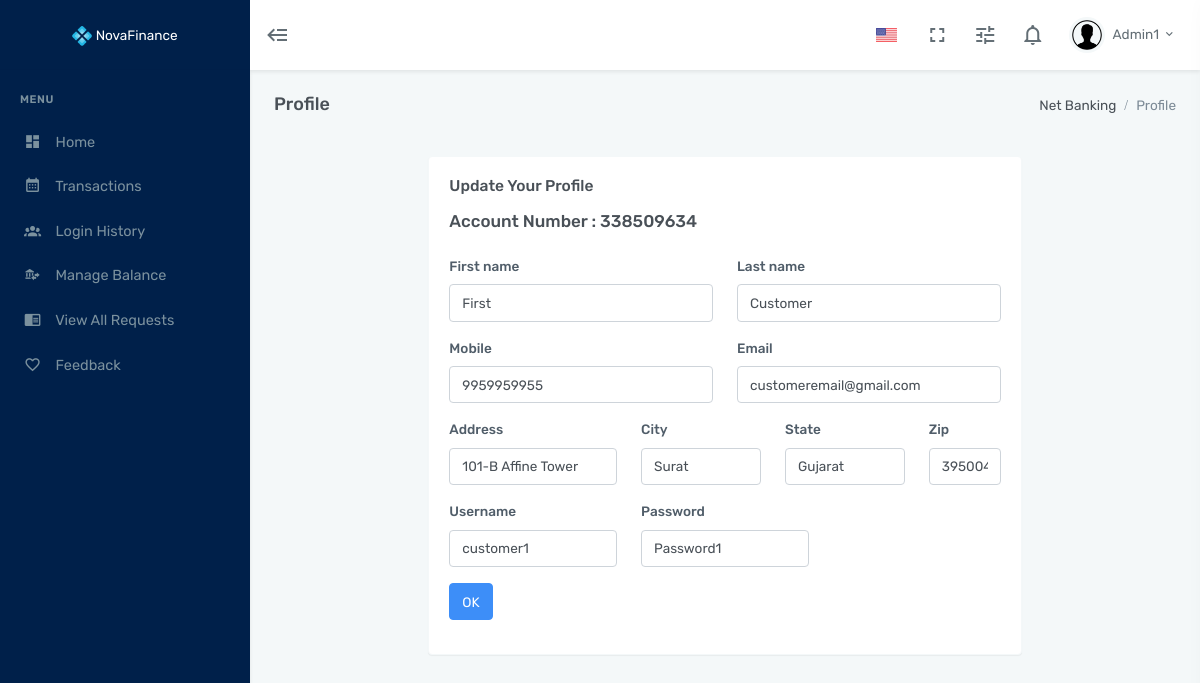
/admin/profile_view.php?account_no=338509634 (signed in), run on the app's committed database.
### tables this page shows
CREATE TABLE `tbl_customer` (
  `account_no` int(9) NOT NULL,
  `full_name` char(100) NOT NULL,
  `gender` char(10) NOT NULL,
  `birth_date` date NOT NULL,
  `mobile` char(15) NOT NULL,
  `email` char(100) NOT NULL,
  `passport` char(100) NOT NULL
);

CREATE TABLE `tbl_address` (
  `account_no` int(9) NOT NULL,
  `home_address` varchar(100) NOT NULL,
  `country` varchar(100) NOT NULL,
  `city` char(25) NOT NULL,
  `state` char(25) NOT NULL,
  `pincode` int(6) NOT NULL
);

CREATE TABLE `tbl_account` (
  `account_no` int(9) NOT NULL,
  `username` char(25) NOT NULL,
  `password` char(25) NOT NULL,
  `transaction_pin` char(25) NOT NULL,
  `ssn` char(25) NOT NULL

);

### admin/profile_view.php (the view, shortened to what this page needs)
<?php
    include('connect.php');
    if(isset($_SESSION["s_admin_id"]))
    {
        $Admin_id = $_SESSION["s_admin_id"];
        $query_admin = "SELECT * FROM tbl_admin WHERE admin_id=$Admin_id";
        $result_admin = mysqli_query($con, $query_admin);
        $row_admin_detail = mysqli_fetch_array($result_admin);
        if(isset($_GET['account_no']))
        {
            $Account_no = $_GET['account_no'];
            $query_customer = "SELECT * FROM tbl_customer WHERE account_no=$Account_no";
            $result_customer = mysqli_query($con, $query_customer);
            $row_customer = mysqli_fetch_array($result_customer);
            $first_name = strtok($row_customer['full_name'], " ");
            $full_name_arr = explode(' ',trim($row_customer['full_name']));
            $last_name = $full_name_arr[1];
            $query_address = "SELECT * FROM tbl_address WHERE account_no = $Account_no";
            $result_address = mysqli_query($con,$query_address);
            $row_address = mysqli_fetch_array($result_address);
            $query_for_get_password = "SELECT password FROM tbl_account WHERE account_no = $Account_no";
            $result_password = mysqli_query($con, $query_for_get_password);
            $acc_password = mysqli_fetch_array($result_password)[0];
            $query_for_get_username = "SELECT username FROM tbl_account WHERE account_no = $Account_no";
            $result_username = mysqli_query($con, $query_for_get_username);
            $acc_username = mysqli_fetch_array($result_username)[0];
        }
        else
        {
        }
    } else {
        header("location:http://localhost/online-banking/admin/dist/auth-login.php");
    }
?>
<!doctype html>
<html lang="en">
    <head>
        <link href="assets/libs/slick-slider/slick/slick.css" rel="stylesheet" type="text/css" />
        <link href="assets/libs/slick-slider/slick/slick-theme.css" rel="stylesheet" type="text/css" />
        <link href="assets/libs/jqvmap/jqvmap.min.css" rel="stylesheet" />
        <link href="assets/libs/sweetalert2/sweetalert2.min.css" rel="stylesheet" type="text/css" />
        <link href="assets/css/bootstrap.min.css" rel="stylesheet" type="text/css" />
        <link href="assets/css/icons.min.css" rel="stylesheet" type="text/css" />
        <link href="assets/css/app.min.css" rel="stylesheet" type="text/css" />
    </head>
    <body data-sidebar="dark">
        <div id="layout-wrapper">
            <header id="page-topbar" >
                <div class="navbar-header">
                    <div class="d-flex">
                        <div class="navbar-brand-box" style = "background-color: #00204a !important">
                            <a href="index.php" class="logo logo-light">
                                <span class="logo-lg text-white mb-0">
                                   <img src="assets/images/old-favicon.ico" alt="" height="20">
                                   NovaFinance
                               </span>
                            </a>
                        </div>
                        <button type="button" class="btn btn-sm px-3 font-size-24 header-item waves-effect" id="vertical-menu-btn">
                            <i class="mdi mdi-backburger"></i>
                        </button>
                    </div>
                    <div class="d-flex">
                        <div class="dropdown d-inline-block">
                            <button type="button" class="btn header-item waves-effect" id="page-header-flag-dropdown"
                                data-toggle="dropdown" aria-haspopup="true" aria-expanded="false">
                                <img class="" src="assets/images/flags/us.jpg" alt="Header Language" height="14">
                            </button>
                        </div>
                        <div class="dropdown d-none d-lg-inline-block ml-1">
                            <button type="button" class="btn header-item noti-icon waves-effect" data-toggle="fullscreen">
                                <i class="mdi mdi-fullscreen"></i>
                            </button>
                        </div>
                        <div class="dropdown d-inline-block">
                            <button type="button" class="btn header-item noti-icon right-bar-toggle waves-effect">
                                <i class="mdi mdi-tune"></i>
                            </button>
                        </div>
                        <div class="dropdown d-inline-block">
                            <button type="button" class="btn header-item noti-icon waves-effect" id="page-header-notifications-dropdown"
                                data-toggle="dropdown" aria-haspopup="true" aria-expanded="false">
                                <i class="mdi mdi-bell-outline"></i>
                            </button>
                        </div>
                        <div class="dropdown d-inline-block">
                            <button type="button" class="btn header-item waves-effect" id="page-header-user-dropdown"
                                data-toggle="dropdown" aria-haspopup="true" aria-expanded="false">
                                <img class="rounded-circle header-profile-user" src="assets/images/users/avatar-1.jpg"
                                    alt="Header Avatar">
                                <span class="d-none d-sm-inline-block ml-1"><?php echo $row_admin_detail["full_name"]?></span>
                                <i class="mdi mdi-chevron-down d-none d-sm-inline-block"></i>
                            </button>
                        </div>
                    </div>
                </div>
            </header>
            <div class="vertical-menu" style = "background-color: #00204a !important">
                <div data-simplebar class="h-100" >
                    <div id="sidebar-menu" >
                        <ul class="metismenu list-unstyled" id="side-menu">
                            <li class="menu-title">Menu</li>
                            <li>
                                <a href="index.php" class="waves-effect">
                                    <i class="mdi mdi-view-dashboard"></i>
                                    <span>Home</span>
                                </a>
                            </li>
                            <li>
                                <a href="transaction.php" class=" waves-effect">
                                    <i class="mdi mdi-calendar-month"></i>
                                    <span>Transactions</span>
                                </a>
                            </li>
                            <li>
                                <a href="login_history.php" class="waves-effect">
                                    <i class="mdi mdi-account-group"></i>
                                    <span>Login History</span>
                                </a>
                            </li>
                            <li>
                                <a href="manage_balance.php" class="waves-effect">
                                    <i class="mdi mdi-bank-transfer"></i>
                                    <span>Manage Balance</span>
                                </a>
                            </li>
                            <li>
                                <a href="view_requests.php" class="waves-effect">
                                    <i class="mdi mdi-book-open"></i>
                                    <span>View All Requests</span>
                                </a>
                            </li>
                            <li>
                                <a href="manage_feedback.php" class="waves-effect">
                                    <i class="mdi mdi-heart-outline"></i>
                                    <span>Feedback</span>
                                </a>
                            </li>
                    </div>
                </div>
            </div>
            <div class="main-content">
                <div class="page-content">
                    <div class="container-fluid">
                        <div class="row">
                            <div class="col-12">
                                <div class="page-title-box d-flex align-items-center justify-content-between">
                                    <h4 class="mb-0 font-size-18">Profile</h4>
                                    <div class="page-title-right">
                                        <ol class="breadcrumb m-0">
                                            <li class="breadcrumb-item"><a href="javascript: void(0);">Net Banking</a></li>
                                            <li class="breadcrumb-item active">Profile</li>
                                        </ol>
                                    </div>
                                </div>
                            </div>
                        </div>
                        <div class="row mb-4">
                            <div class="col-xl-2">
                            </div>
                            <div class="col-xl-8">
                                <div class="row">
                                    <div class="col-md-7">
                                    </div>
                                    <div class="col-md-5">
                                        <div class="btn-toolbar justify-content-md-end" role="toolbar">
                                        </div>
                                    </div>
                                </div>
                                <div class="row">
                            <div class="col-lg-12">
                                <div class="card">
                                    <div class="card-body">
                                        <h4 class="header-title">Update Your Profile</h4>
                                        <form class="needs-validation" novalidate method="post">
                                        <div class="row col-md-6 mb-3 mt-3">
                                            <h5>Account Number : <?php echo $Account_no; ?></h5>
                                        </div>
                                            <div class="row">
                                                <div class="col-md-6 mb-3">
                                                <label for="validationTooltip01">First name</label>
                                                <input type="text" name="txt_fname" class="form-control" id="validationTooltip01" placeholder="First name" value="<?php echo $first_name?>" required>
                                                </div>
                                                <div class="col-md-6 mb-3">
                                                <label for="validationTooltip02">Last name</label>
                                                <input type="text" name="txt_lname" class="form-control" id="validationTooltip02" placeholder="Last name" value="<?php echo $last_name ?>" required>
                                                </div>
                                            </div>
                                            <div class="row">
                                                <div class="col-md-6 mb-3">
                                                <label for="validationTooltip01">Mobile</label>
                                                <input type="text" name="txt_mobile" class="form-control" id="validationTooltip01" placeholder="Mobile" value="<?php echo $row_customer['mobile']?>" required>
                                                </div>
                                                <div class="col-md-6 mb-3">
                                                <label for="validationTooltip02">Email</label>
                                                <input type="text" name="txt_email" class="form-control" id="validationTooltip02" placeholder="Email Id" value="<?php echo $row_customer['email']?>" required>
                                                </div>
                                            </div>
                                            <div class="row">
                                                <div class="col-md-4 mb-3">
                                                <label for="validationTooltip03">Address</label>
                                                <input type="text" name="txt_address" class="form-control" id="validationTooltip03" placeholder="Address" value="<?php echo $row_address['home_address']?>" required>
                                                </div>
                                                <div class="col-md-3 mb-3">
                                                <label for="validationTooltip03">City</label>
                                                <input type="text" name="txt_city" class="form-control" id="validationTooltip03" placeholder="City" value="<?php echo $row_address['city']?>" required>
                                                </div>
                                                <div class="col-md-3 mb-3">
                                                <label for="validationTooltip04">State</label>
                                                <input type="text" name="txt_state" class="form-control" id="validationTooltip04" placeholder="State" value="<?php echo $row_address['state']?>"required>
                                                </div>
                                                <div class="col-md-2 mb-3">
                                                <label for="validationTooltip04">Zip</label>
                                                <input type="text" name="txt_zip" class="form-control" id="validationTooltip04" placeholder="Zip" value="<?php echo $row_address['pincode']?>" required>
                                                </div>
                                            </div>
                                              <div class="row">
                                                <div class="col-md-4 mb-3">
                                                  <label>Username</label>
                                                    <input type="text" name="txt_username" class="form-control" value="<?php echo $acc_username?>" required
                                                            placeholder="Password"/>
                                                </div>
                                                <div class="col-md-4 mb-3">
                                                  <label>Password</label>
                                                    <input type="text" name="txt_password" id="pass2" class="form-control" value="<?php echo $acc_password?>" required
                                                            placeholder="Password"/>
                                                </div>
                                            </div>
                                            <a href="index.php"><button class="btn btn-primary" type="button" name="btn_cancel" >OK</button></a>
                                        </div>
                                    </div>
                                </div>
                            </div>
                        </div>
      </div>
                            </div>
                        </div>
                    </div>
                </div>
    </body>
</html>

### data on the page
tbl_customer: txt_fname "First", txt_lname "Customer", txt_mobile "9959959955", txt_email "customeremail@gmail.com"
tbl_address: txt_address "101-B Affine Tower", txt_city "Surat", txt_state "Gujarat", txt_zip "395004"
tbl_account: txt_username "customer1", txt_password "Password1"

### other printed values
$row_admin_detail["full_name"] "Admin1"
$Account_no "338509634"
